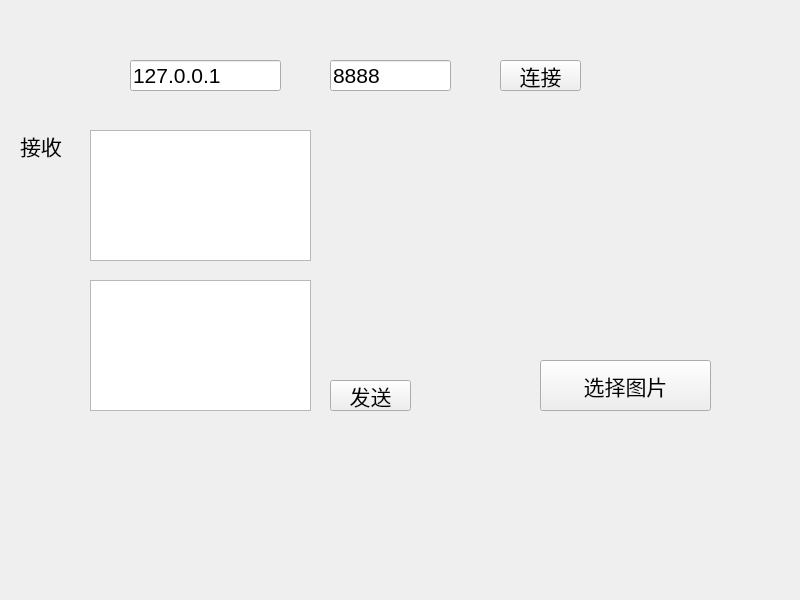
<?xml version="1.0" encoding="UTF-8"?>
<ui version="4.0">
 <class>client</class>
 <widget class="QWidget" name="client">
  <property name="geometry">
   <rect>
    <x>0</x>
    <y>0</y>
    <width>800</width>
    <height>600</height>
   </rect>
  </property>
  <property name="font">
   <font>
    <pointsize>16</pointsize>
   </font>
  </property>
  <property name="windowTitle">
   <string>client</string>
  </property>
  <widget class="QPushButton" name="pushButton">
   <property name="geometry">
    <rect>
     <x>500</x>
     <y>60</y>
     <width>81</width>
     <height>31</height>
    </rect>
   </property>
   <property name="text">
    <string>连接</string>
   </property>
  </widget>
  <widget class="QLineEdit" name="ip">
   <property name="geometry">
    <rect>
     <x>130</x>
     <y>60</y>
     <width>151</width>
     <height>31</height>
    </rect>
   </property>
   <property name="text">
    <string>127.0.0.1</string>
   </property>
  </widget>
  <widget class="QLineEdit" name="port">
   <property name="geometry">
    <rect>
     <x>330</x>
     <y>60</y>
     <width>121</width>
     <height>31</height>
    </rect>
   </property>
   <property name="font">
    <font>
     <pointsize>16</pointsize>
    </font>
   </property>
   <property name="text">
    <string>8888</string>
   </property>
  </widget>
  <widget class="QTextEdit" name="receive">
   <property name="geometry">
    <rect>
     <x>90</x>
     <y>130</y>
     <width>221</width>
     <height>131</height>
    </rect>
   </property>
  </widget>
  <widget class="QTextEdit" name="send">
   <property name="geometry">
    <rect>
     <x>90</x>
     <y>280</y>
     <width>221</width>
     <height>131</height>
    </rect>
   </property>
  </widget>
  <widget class="QLabel" name="label">
   <property name="geometry">
    <rect>
     <x>20</x>
     <y>130</y>
     <width>61</width>
     <height>31</height>
    </rect>
   </property>
   <property name="text">
    <string>接收</string>
   </property>
  </widget>
  <widget class="QPushButton" name="pushButton_2">
   <property name="geometry">
    <rect>
     <x>330</x>
     <y>380</y>
     <width>81</width>
     <height>31</height>
    </rect>
   </property>
   <property name="text">
    <string>发送</string>
   </property>
  </widget>
  <widget class="QPushButton" name="selectImage">
   <property name="geometry">
    <rect>
     <x>540</x>
     <y>360</y>
     <width>171</width>
     <height>51</height>
    </rect>
   </property>
   <property name="text">
    <string>选择图片</string>
   </property>
  </widget>
 </widget>
 <resources/>
 <connections/>
</ui>
